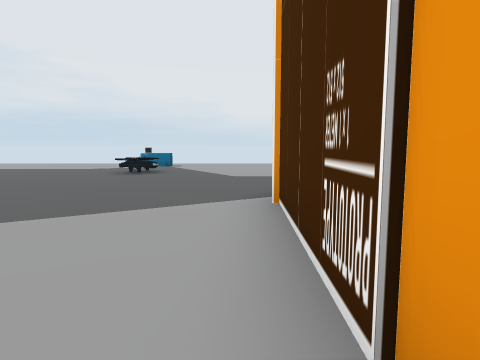
view 1 (above)

21 first-person views from a walk through a Unity game level. The camera is 1.4 m above the floor, tilts 6° down and sees 75° across. The floor is counted in squares, 2 m on a side. Each view is taken from the middle of a square. On the plan, view 1 faces up. The plan holds only what a view shows up to about 10 squares ahead; the rest is blank. The place goes on beyond the plan. The player character is not drawn.

view 2
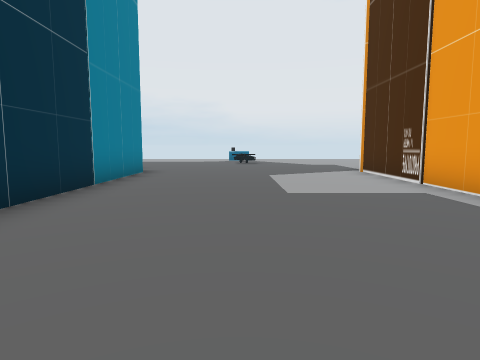

view 3
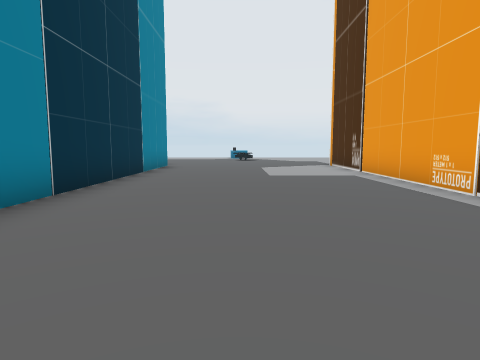

view 4
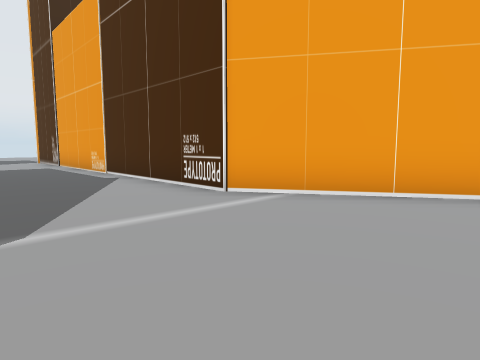

view 5
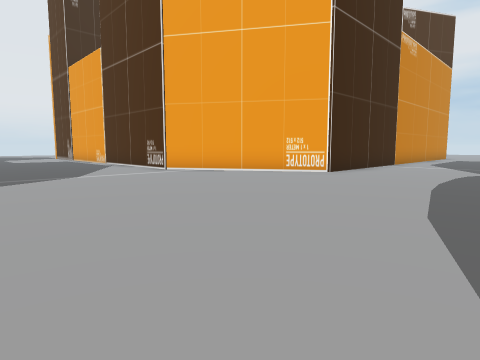

view 6
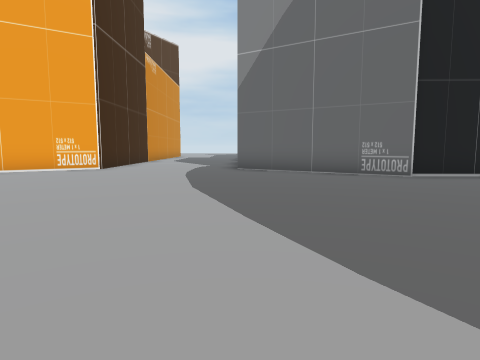

view 7
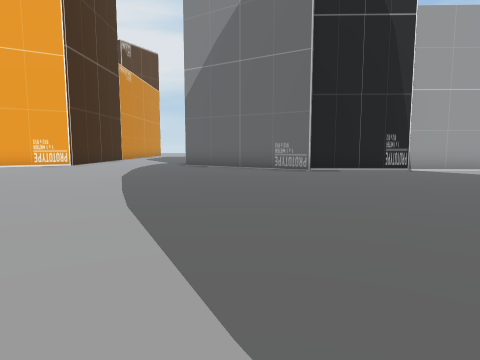

view 8
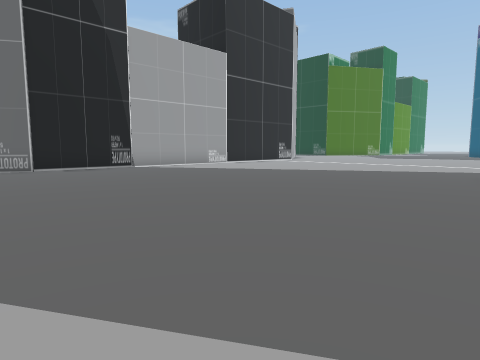

view 9
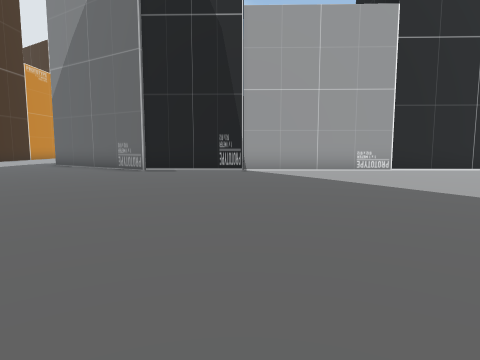

view 10
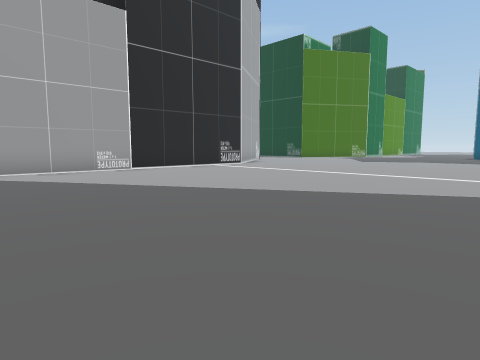

view 11
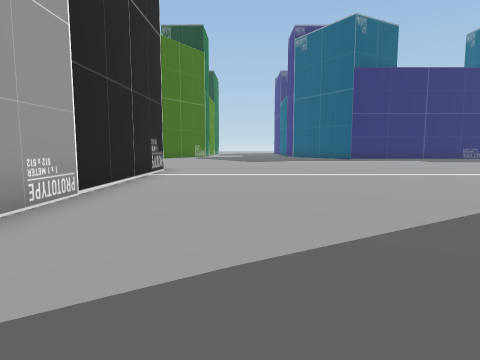

view 12
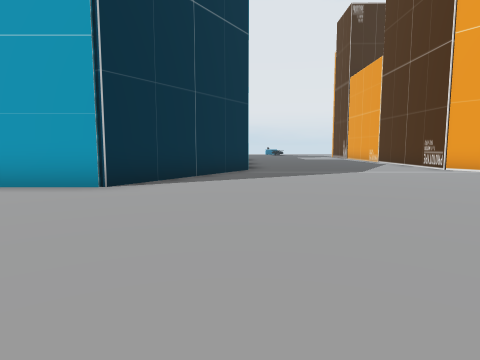

view 13
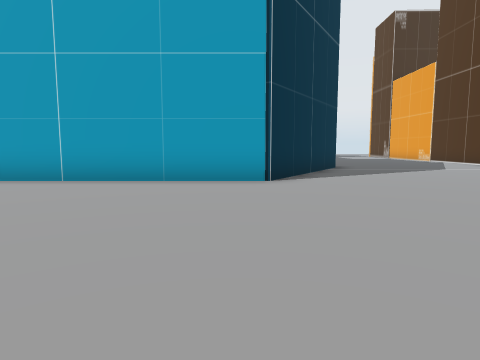

view 14
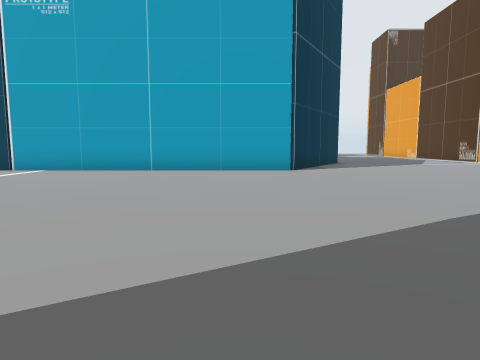

view 15
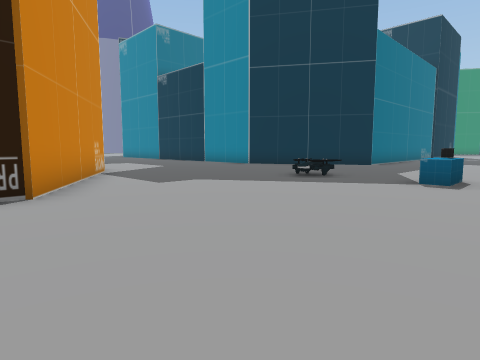

view 16
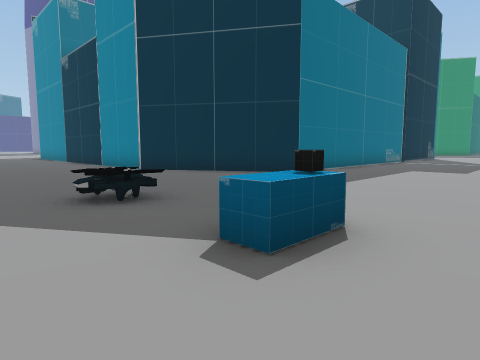

view 17
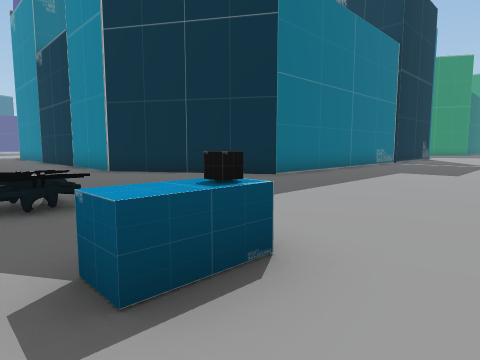

view 18
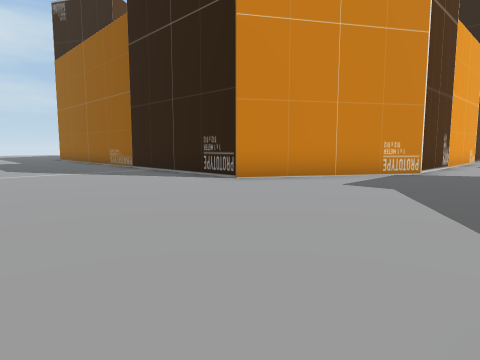

view 19
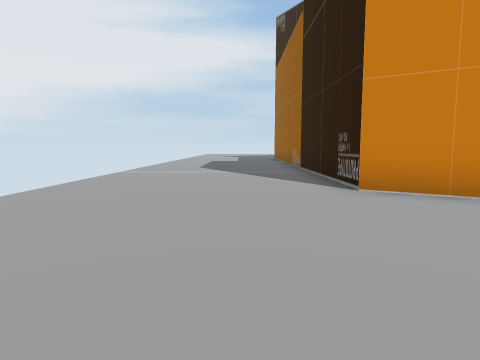

view 20
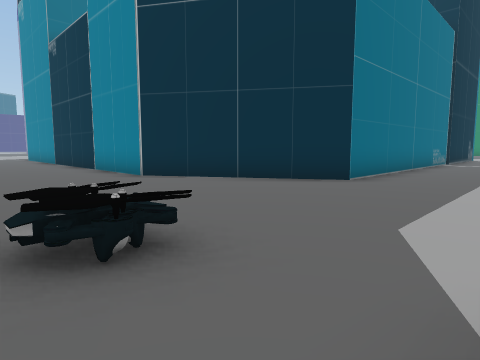

view 21
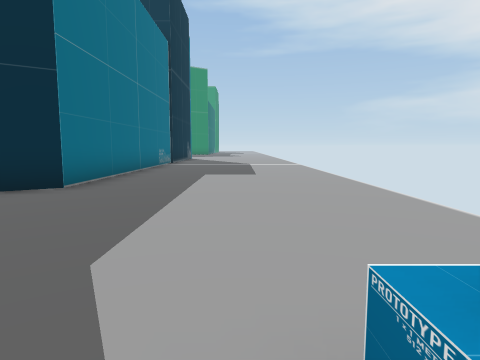

### Floor plan
Points are (right, up) in squares from view 1. A wall is a line through its corners. A room is listed if a view was taken in it or the views show most of it. See-through windows are left out.
Room 1 (views 1, 2, 3, 4, 5, 6, 7, 8, 9, 10, 11, 12, 13, 14, 15, 16, 17, 18, 19, 20, 21)
walls: (-5.7, -8.3) (-8.4, -12.6) (-17.2, -12.6); (4.9, -12.6) (3, -12.6) (0.3, -8.2) (0.5, 3.9); (0.4, -21.1) (3, -16.9); (0.3, 3.8) (2.9, 8) (7.5, 8); (-13.2, 8) (-8.4, 8) (-5.7, 3.7) (-5.7, -4.5); (0.2, -33.5) (0.5, -21.1)
objects: other object (-3, 8) to (-3, 9); other object (-3, 12)

Where each view was taken, in squares from view 1:
view 1: 0 up, 0 right, facing up
view 2: 5 down, 3 left, facing up
view 3: 8 down, 3 left, facing up
view 4: 12 down, 3 left, facing up-right
view 5: 17 down, 5 left, facing up-right
view 6: 17 down, 7 left, facing right
view 7: 19 down, 9 left, facing right
view 8: 19 down, 10 left, facing down-right
view 9: 24 down, 9 left, facing right
view 10: 24 down, 9 left, facing down-right
view 11: 24 down, 2 left, facing down
view 12: 18 down, 6 left, facing up
view 13: 19 down, 9 left, facing up
view 14: 22 down, 10 left, facing up
view 15: 13 up, 4 right, facing down-left
view 16: 13 up, 1 left, facing down-left
view 17: 13 up, 2 left, facing down-left
view 18: 13 up, 2 left, facing down-right
view 19: 10 up, 2 left, facing right
view 20: 11 up, 2 left, facing down-left
view 21: 11 up, 3 left, facing left
